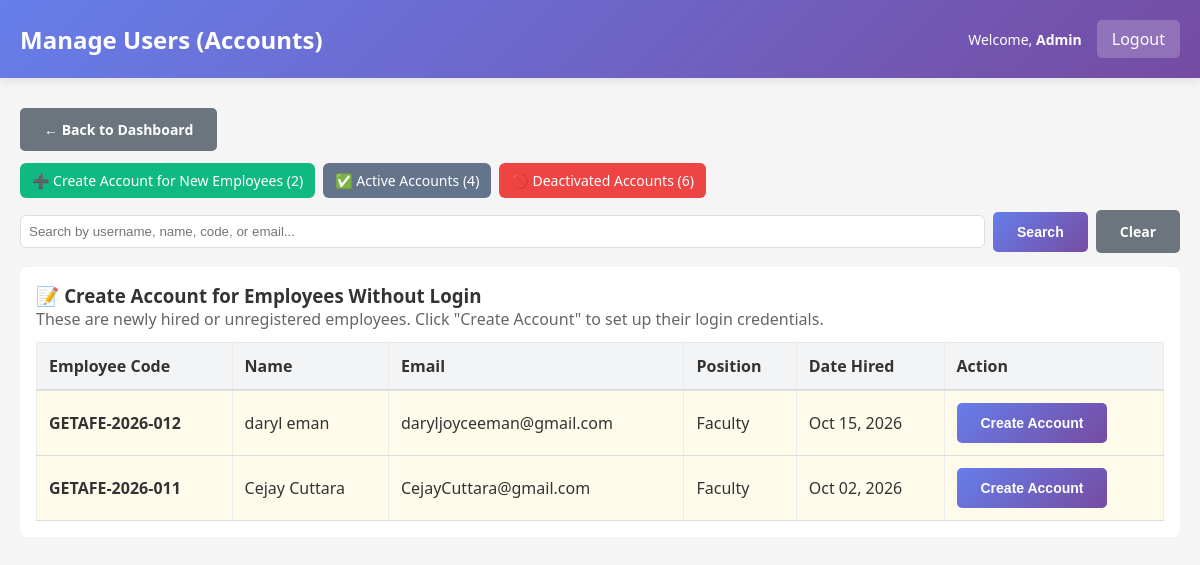
Page /hrgetafee-simple/admin/manage_users.php (signed in) on the committed database.
### tables this page shows
CREATE TABLE `employees` (
  `employee_id` int(11) NOT NULL,
  `employee_code` varchar(20) NOT NULL,
  `first_name` varchar(50) NOT NULL,
  `last_name` varchar(50) NOT NULL,
  `email` varchar(100) NOT NULL,
  `phone` varchar(20) DEFAULT NULL,
  `position` varchar(100) DEFAULT NULL,
  `employment_type` enum('Regular','Casual','Job Order','COS') DEFAULT 'Regular',
  `salary` decimal(10,2) DEFAULT NULL,
  `date_hired` date DEFAULT NULL,
  `status` enum('active','inactive') DEFAULT 'active',
  `created_at` timestamp NOT NULL DEFAULT current_timestamp(),
  `updated_at` timestamp NOT NULL DEFAULT current_timestamp() ON UPDATE current_timestamp(),
  `department` varchar(100) DEFAULT NULL,
  `qr_code` varchar(255) DEFAULT NULL,
  `qr_generated_date` datetime DEFAULT NULL
);

### hrgetafee-simple/includes/functions.php (called while the page is built, shortened)
<?php
function get_employee_info($conn, $employee_id) {
    $stmt = $conn->prepare("SELECT * FROM employees WHERE employee_id = ? LIMIT 1");
    $stmt->bind_param("i", $employee_id);
    $stmt->execute();
    $res = $stmt->get_result();
    $row = $res->fetch_assoc();
    return $row ?: null;
}
function format_date($date) {
    return date('M d, Y', strtotime($date));
}
?>

### hrgetafee-simple/admin/manage_users.php (the view, shortened to what this page needs)
<?php
require_once '../config/database.php';
require_once '../includes/functions.php';
$admin = get_employee_info($conn, $_SESSION['employee_id'] ?? 0);
$tab = $_GET['tab'] ?? 'create';
$search = trim($_GET['search'] ?? '');
$active_user_count = $conn->query("SELECT COUNT(*) as c FROM users WHERE status = 'active'")->fetch_assoc()['c'] ?? 0;
$inactive_user_count = $conn->query("SELECT COUNT(*) as c FROM users WHERE status = 'inactive'")->fetch_assoc()['c'] ?? 0;
$employees_without_accounts_count = $conn->query("SELECT COUNT(*) as c FROM employees e LEFT JOIN users u ON e.employee_id = u.employee_id WHERE u.user_id IS NULL AND e.status = 'active'")->fetch_assoc()['c'] ?? 0;
$sql_no_account = "SELECT e.employee_id, e.employee_code, e.first_name, e.last_name, e.email, e.position, e.date_hired, e.salary
                   FROM employees e
                   LEFT JOIN users u ON e.employee_id = u.employee_id
                   WHERE u.user_id IS NULL AND e.status = 'active'";
$sql_no_account .= " ORDER BY e.date_hired DESC, e.last_name, e.first_name";
$stmt_no_acct = $conn->prepare($sql_no_account);
$employees_no_account = [];
if ($stmt_no_acct) {
    $stmt_no_acct->execute();
    $res_no_acct = $stmt_no_acct->get_result();
    $employees_no_account = $res_no_acct ? $res_no_acct->fetch_all(MYSQLI_ASSOC) : [];
}
?>
<!doctype html>
<html lang="en">
<head>
  <link rel="stylesheet" href="../assets/css/style.css">
</head>
<body>
  <div class="navbar">
    <h2>Manage Users (Accounts)</h2>
    <div class="navbar-user">
      <span>Welcome, <strong><?php echo htmlspecialchars($admin['first_name'] ?? ''); ?></strong></span>
      <a href="../logout.php">Logout</a>
    </div>
  </div>
  <div class="container">
    <a href="dashboard.php" class="btn btn-secondary" style="margin-bottom:12px">← Back to Dashboard</a>
    <div class="tabs" role="tablist">
      <a href="?tab=create<?php echo $search ? '&search=' . urlencode($search) : ''; ?>" class="tab <?php echo $tab === 'create' ? 'active' : 'inactive'; ?>" style="background: #10b981;">
        ➕ Create Account for New Employees (<?php echo (int)$employees_without_accounts_count; ?>)
      </a>
      <a href="?tab=active<?php echo $search ? '&search=' . urlencode($search) : ''; ?>" class="tab <?php echo $tab === 'active' ? 'active' : 'inactive'; ?>">
        ✅ Active Accounts (<?php echo (int)$active_user_count; ?>)
      </a>
      <a href="?tab=inactive<?php echo $search ? '&search=' . urlencode($search) : ''; ?>" class="tab <?php echo $tab === 'inactive' ? 'active' : 'inactive'; ?>" style="background: #ef4444;">
        🚫 Deactivated Accounts (<?php echo (int)$inactive_user_count; ?>)
      </a>
    </div>
    <form method="GET" class="search-bar" role="search" style="margin-bottom:14px;">
      <input name="search" type="search" placeholder="Search by username, name, code, or email..." value="<?php echo htmlspecialchars($search); ?>" style="flex:1;padding:8px;border-radius:6px;border:1px solid #ddd;min-width:200px;">
      <button class="btn btn-primary" type="submit">Search</button>
      <a class="btn btn-secondary" href="manage_users.php?tab=<?php echo $tab; ?>">Clear</a>
    </form>
    <?php if ($tab === 'create'): ?>
      <div style="background:white;padding:16px;border-radius:8px">
        <h3>📝 Create Account for Employees Without Login</h3>
        <p style="color:#666;margin-top:0">These are newly hired or unregistered employees. Click "Create Account" to set up their login credentials.</p>
        <?php if (empty($employees_no_account)): ?>
          <div class="section-card" style="border-left-color:#10b981">
            <h4 style="color:#059669">✅ All Done!</h4>
            <p style="margin:0">All active employees have user accounts. Great job keeping the system up to date!</p>
          </div>
        <?php else: ?>
          <table style="margin-top:12px;">
            <thead>
              <tr style="background:#f3f4f6">
                <th>Employee Code</th>
                <th>Name</th>
                <th>Email</th>
                <th>Position</th>
                <th>Date Hired</th>
                <th>Action</th>
              </tr>
            </thead>
            <tbody>
              <?php foreach ($employees_no_account as $emp): ?>
                <tr class="employee-no-account-row">
                  <td><strong><?php echo htmlspecialchars($emp['employee_code']); ?></strong></td>
                  <td><?php echo htmlspecialchars($emp['first_name'] . ' ' . $emp['last_name']); ?></td>
                  <td><?php echo htmlspecialchars($emp['email']); ?></td>
                  <td><?php echo htmlspecialchars($emp['position']); ?></td>
                  <td><?php echo htmlspecialchars(format_date($emp['date_hired'])); ?></td>
                  <td>
                    <button class="btn btn-primary" onclick="openCreateModal(<?php echo (int)$emp['employee_id']; ?>, '<?php echo htmlspecialchars(addslashes($emp['email'] ?? '')); ?>', '<?php echo htmlspecialchars(addslashes($emp['first_name'] . ' ' . $emp['last_name'])); ?>')">Create Account</button>
                  </td>
                </tr>
              <?php endforeach; ?>
            </tbody>
          </table>
        <?php endif; ?>
      </div>
    <?php endif; ?>
  </div>
</body>
</html>

### hrgetafee-simple/assets/css/style.css (style rules this page uses)
* { margin: 0; padding: 0; box-sizing: border-box; }
body { font-family: 'Segoe UI', Tahoma, Geneva, Verdana, sans-serif; background-color: #f5f5f5; color: #333; }
.navbar { background: linear-gradient(135deg, #667eea 0%, #764ba2 100%); color: white; padding: 20px; display: flex; justify-content: space-between; align-items: center; box-shadow: 0 2px 10px rgba(0, 0, 0, 0.1); }
.navbar h2 { font-size: 24px; font-weight: 600; }
.navbar-user { display: flex; gap: 15px; align-items: center; }
.navbar-user span { font-size: 14px; }
.navbar-user a { background: rgba(255, 255, 255, 0.2); color: white; padding: 8px 15px; text-decoration: none; border-radius: 5px; transition: background 0.3s; }
.container { max-width: 1200px; margin: 30px auto; padding: 0 20px; }
.btn { display: inline-block; padding: 12px 24px; border: none; border-radius: 5px; cursor: pointer; font-size: 14px; font-weight: 600; text-decoration: none; transition: all 0.3s; }
.btn-primary { background: linear-gradient(135deg, #667eea 0%, #764ba2 100%); color: white; }
.btn-secondary { background: #6c757d; color: white; }
table { width: 100%; border-collapse: collapse; }
table thead { background-color: #f8f9fa; border-bottom: 2px solid #ddd; }
table th { padding: 12px; text-align: left; font-weight: 600; color: #333; }
table td { padding: 12px; border-bottom: 1px solid #ddd; }

### hrgetafee-simple/admin/manage_users.php (style rules this page uses)
.tabs { display:flex; gap:8px; margin-bottom:12px; flex-wrap:wrap; }
.tab { padding:8px 12px; border-radius:6px; cursor:pointer; text-decoration:none; color:#fff; font-size:14px; }
.tab.active { background:#3b82f6; }
.tab.inactive { background:#64748b; }
.search-bar { display:flex; gap:8px; margin-bottom:12px; align-items:center; flex-wrap:wrap; }
table { width:100%;border-collapse:collapse }
th,td { padding:8px 10px;border:1px solid #eaeaea;text-align:left }
.employee-no-account-row { background:#fffbeb; }

### rows in the picture
employees: first_name "Admin"
employees: employee_code "GETAFE-2026-012", first_name+last_name "daryl eman", email "daryljoyceeman@gmail.com", position "Faculty", date_hired "Oct 15, 2026"
employees: employee_code "GETAFE-2026-011", first_name+last_name "Cejay Cuttara", email "CejayCuttara@gmail.com", position "Faculty", date_hired "Oct 02, 2026"

### other values in the picture
$employees_without_accounts_count "2"
$active_user_count "4"
$inactive_user_count "6"
